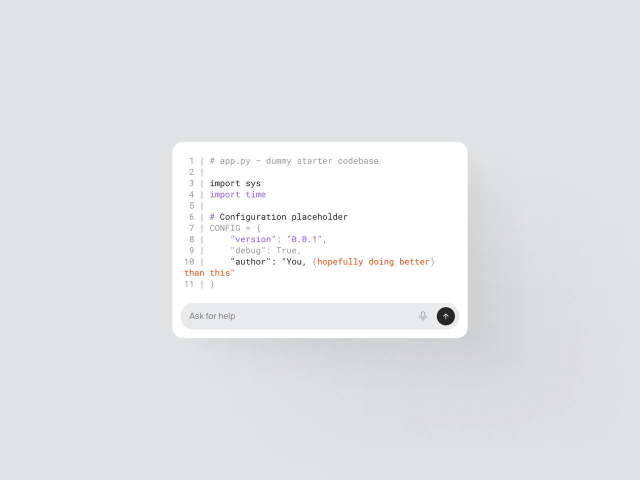
#> input picture _rejected_inbox/code-input-meme.jpg, 1280 x 960 px (shown at 1/2 size)
$ python accents.py _rejected_inbox/code-input-meme.jpg
#> lines starting #> are read from the running program, lines starting #| are printed output that depends on the picture
"""Analyze saturated accent colors and calculate saturated pixel share."""
import sys
import os
import colorsys
from collections import Counter
from PIL import Image

def analyze_accents(image_path, min_sat=0.35, min_val=0.20):
#> called with image_path = '_rejected_inbox/code-input-meme.jpg', min_sat = 0.35, min_val = 0.2
    if not os.path.exists(image_path):
        print(f"Error: {image_path} not found")
        sys.exit(1)

    img = Image.open(image_path).convert("RGB")
#> img is the input picture: PIL image 1280x960 RGB; mean R, G, B 228.6, 229.3, 231
    w, h = img.size
#> w = 1280; h = 960
    # Sample down slightly for rapid analysis on huge screenshots
    if w * h > 500000:
        scale = (500000 / (w * h)) ** 0.5
#> scale = 0.638
        img = img.resize((int(w * scale), int(h * scale)))
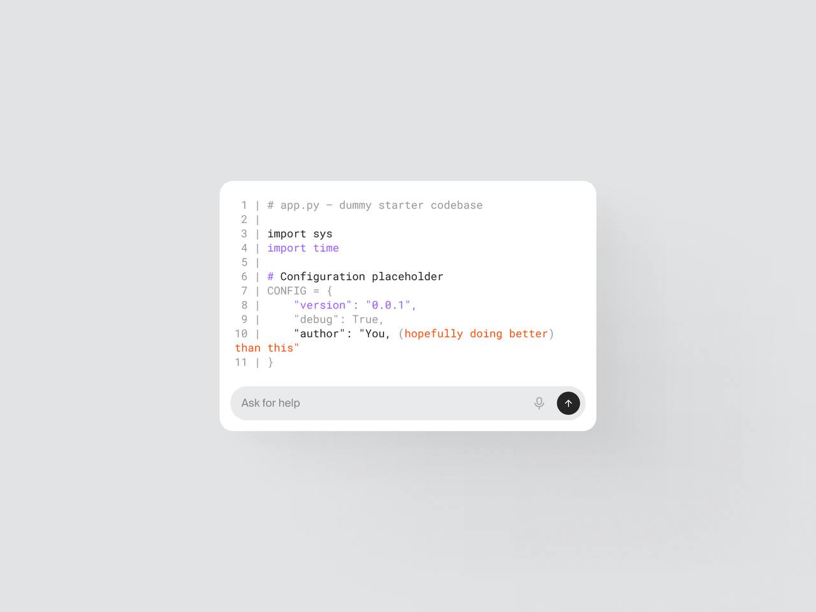
#> img: PIL image 816x612 RGB; mean R, G, B 228.6, 229.3, 231

    if hasattr(img, "get_flattened_data"):
        pixels = list(img.get_flattened_data())
    else:
        pixels = list(img.getdata())
#> pixels = 499392 items
    total_pixels = len(pixels)
#> total_pixels = 499392

    saturated = []
    for r, g, b in pixels:
        h_val, s_val, v_val = colorsys.rgb_to_hsv(r / 255.0, g / 255.0, b / 255.0)
        if s_val >= min_sat and v_val >= min_val:
            # Quantize color slightly to group nearby shades
            qr = (r // 8) * 8
            qg = (g // 8) * 8
            qb = (b // 8) * 8
            hue_deg = int(h_val * 360)
            saturated.append((qr, qg, qb, hue_deg, round(s_val, 2), round(v_val, 2)))
#> after the loop, saturated = 412 items, first 6: (160, 136, 224, 260, 0.4, 0.89), (168, 128, 224, 263, 0.42, 0.91), (168, 136, 224, 258, 0.37, 0.89), (168, 136, 224, 259, 0.38, 0.9), (160, 136, 216, 258, 0.38, 0.87), (152, 112, 224, 259, 0.47, 0.89)

    sat_share = (len(saturated) / total_pixels) * 100
#> sat_share = 0.0825
    print(f"=== Accents for {os.path.basename(image_path)} ===")
    print(f"  Dimensions: {w}x{h}")
#|   Dimensions: 1280x960
    print(f"  Saturated pixel share: {sat_share:.2f}%")
#|   Saturated pixel share: 0.08%

    if saturated:
        counts = Counter(saturated).most_common(8)
#> counts = 8 items
        sat_total = len(saturated)
#> sat_total = 412
        print("  Top saturated color clusters:")
        for (r, g, b, h_deg, s, v), count in counts:
            hex_code = f"#{r:02X}{g:02X}{b:02X}"
            pct = (count / sat_total) * 100
            print(f"    {hex_code}  {pct:5.1f}%  hue={h_deg:3d}°  sat={s:.2f}  val={v:.2f}")
#> this loop made 8 passes
#> (r, g, b, h_deg, s, v, count, hex_code) on passes 1 to 8: (176, 144, 232, 262, 0.36, 0.92, 2, '#B090E8'), (216, 144, 120, 11, 0.41, 0.85, 2, '#D89078'), (232, 152, 136, 10, 0.42, 0.94, 2, '#E89888'), (216, 112, 72, 18, 0.67, 0.85, 2, '#D87048'), (208, 136, 120, 9, 0.43, 0.84, 2, '#D08878'), (200, 120, 80, 19, 0.59, 0.8, 2, '#C87850'), (160, 136, 224, 260, 0.4, 0.89, 1, '#A088E0'), (168, 128, 224, 263, 0.42, 0.91, 1, '#A880E0')
#|     #B090E8    0.5%  hue=262°  sat=0.36  val=0.92
#|     #D89078    0.5%  hue= 11°  sat=0.41  val=0.85
#|     #E89888    0.5%  hue= 10°  sat=0.42  val=0.94
#|     #D87048    0.5%  hue= 18°  sat=0.67  val=0.85
#|     #D08878    0.5%  hue=  9°  sat=0.43  val=0.84
#|     #C87850    0.5%  hue= 19°  sat=0.59  val=0.80
#|     #A088E0    0.2%  hue=260°  sat=0.40  val=0.89
#|     #A880E0    0.2%  hue=263°  sat=0.42  val=0.91

if __name__ == "__main__":
    if len(sys.argv) < 2:
        print("Usage: python accents.py <image_path>")
        sys.exit(1)
    analyze_accents(sys.argv[1])
